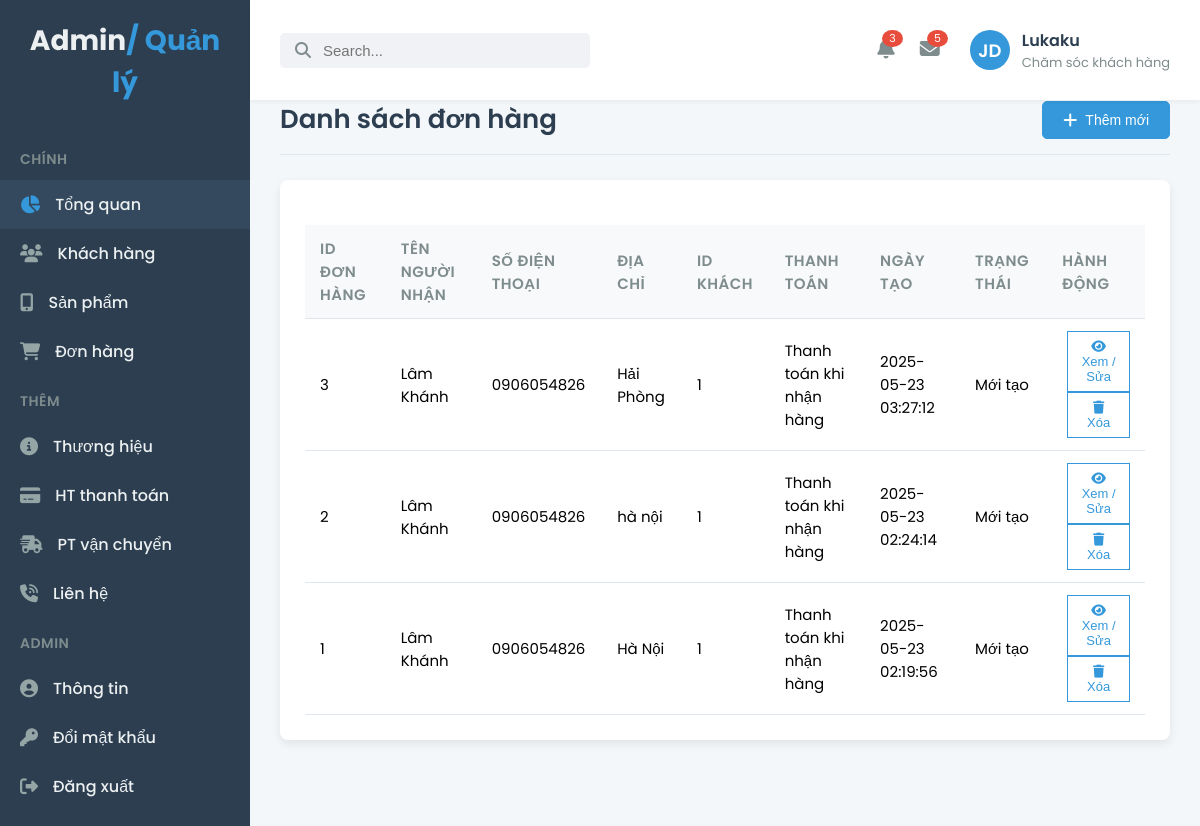
The app's page /admin/order.php (signed in) with its own data.
### tables this page shows
CREATE TABLE `don_hang` (
  `id_donhang` int(11) NOT NULL,
  `ten_nguoi_nhan` varchar(50) NOT NULL,
  `sodienthoai` varchar(15) NOT NULL,
  `email` varchar(50) DEFAULT NULL,
  `diachi` text NOT NULL,
  `ghichu` text DEFAULT NULL,
  `id_khach` int(11) NOT NULL,
  `id_thanhtoan` int(11) NOT NULL,
  `id_vanchuyen` int(11) NOT NULL,
  `ngay_tao` datetime NOT NULL DEFAULT current_timestamp(),
  `tong_tien` int(11) NOT NULL,
  `phi_ship` int(11) NOT NULL,
  `trang_thai` tinyint(4) NOT NULL DEFAULT 0 COMMENT '0: mới tạo, 1: đang xử lý, 2: đang vận chuyển, 3: đã hoàn thành, 4: đã hủy'
);

CREATE TABLE `thanh_toan` (
  `id_thanhtoan` int(11) NOT NULL,
  `ten_hinh_thuc` varchar(50) NOT NULL,
  `mo_ta` text DEFAULT NULL,
  `thong_tin_them` text DEFAULT NULL,
  `trang_thai` tinyint(4) NOT NULL DEFAULT 0 COMMENT '0: hiện, 1: ẩn'
);

### admin/order.php (the view, shortened to what this page needs)
<?php
    include_once "sidebar.php";
    require_once "connect.php";
    $sql = "SELECT * FROM don_hang d
            INNER JOIN thanh_toan t ON t.id_thanhtoan = d.id_thanhtoan
            ORDER BY d.ngay_tao DESC";
    $query = mysqli_query($conn, $sql);
?>
<div class="main-content">
  <div class="page-title">
    <div class="title">Danh sách đơn hàng</div>
    <div class="action-buttons">
      <button class="btn btn-primary">
        <a href="customer-add.php"><i class="fas fa-plus"></i>
        Thêm mới </a>
      </button>
    </div>
  </div>
  <div class="table-card">
    <table class="data-table">
      <thead>
        <tr>
          <th>ID đơn hàng</th>
          <th>Tên người nhận</th>
          <th>Số điện thoại</th>
          <th>Địa chỉ</th>
          <th>ID Khách</th>
          <th>Thanh Toán</th>
          <th>Ngày tạo</th>
          <th>Trạng thái</th>
          <th>Hành động</th>
        </tr>
      </thead>
      <tbody>
        <?php foreach($query as $order) : ?>
            <tr>
              <td><?php echo $order["id_donhang"] ?></td>
              <td><?php echo $order["ten_nguoi_nhan"] ?></td>
              <td><?php echo $order["sodienthoai"] ?></td>
              <td><?php echo $order["diachi"] ?></td>
              <td><?php echo $order["id_khach"] ?></td>
              <td><?php echo $order["ten_hinh_thuc"] ?></td>
              <td><?php echo $order["ngay_tao"] ?></td>
              <td><?php switch($order["trang_thai"]) {
                            case 0: echo "Mới tạo"; break;
                        }
                  ?>
              </td>
              <td>
              <a href="order-detail.php?id=<?php echo $order["id_donhang"]?>"><button class="btn btn-outline btn-sm">
    <i class="fas fa-eye"></i> Xem / Sửa
</button></a>
<a href="order-delete.php?id=<?php echo $order["id_donhang"]?>" onclick="return confirm('Bạn có chắc chắn xóa đơn hàng này không? (Hành động này không thể hoàn tác và không khôi phục tồn kho sản phẩm)')"><button class="btn btn-outline btn-sm">
    <i class="fa-solid fa-trash"></i> Xóa
</button></a>
              </td>
            </tr>
        <?php endforeach; ?>
      </tbody>
    </table>
  </div>
</div>
<?php include_once "footer.php" ?>

### css/style.css (style rules this page uses)
body { font-family: 'Poppins', sans-serif; margin: 0; background-color: #f4f7fa; display: flex; min-height: 100vh; }
.main-content { flex-grow: 1; padding: 30px; background-color: #f4f7fa; overflow-y: auto; }
.page-title { display: flex; justify-content: space-between; align-items: center; margin-bottom: 25px; padding-bottom: 15px; border-bottom: 1px solid #e0e6ed; }
.page-title .title { font-size: 26px; font-weight: 600; color: #2c3e50; }
.action-buttons .btn { padding: 10px 20px; border-radius: 5px; font-size: 14px; font-weight: 500; cursor: pointer; transition: all 0.3s ease; text-decoration: none; display: inline-flex; align-items: center; justify-content: center; color: #ffffff; }
.action-buttons .btn a { color: #ffffff; text-decoration: none; display: flex; align-items: center; }
.action-buttons .btn i { margin-right: 8px; font-size: 16px; }
.btn-primary { background-color: #3498db; border: 1px solid #3498db; color: #ffffff; }
.btn-outline { background-color: transparent; border: 1px solid #7f8c8d; color: #7f8c8d; margin-left: 10px; }
.table-card { background-color: #ffffff; border-radius: 8px; box-shadow: 0 4px 10px rgba(0, 0, 0, 0.08); padding: 25px; margin-bottom: 30px; }
.data-table { width: 100%; border-collapse: collapse; font-size: 15px; text-align: left; }
.data-table th, .data-table td { padding: 12px 15px; border-bottom: 1px solid #e0e6ed; }
.data-table th { background-color: #f8f9fa; color: #7f8c8d; font-weight: 600; text-transform: uppercase; letter-spacing: 0.5px; }
.btn-sm { padding: 7px 12px; font-size: 13px; margin-left: 5px; }
.btn-outline.btn-sm { color: #3498db; border-color: #3498db; background-color: transparent; }
.main-content { flex-grow: 1; padding: 30px; background-color: #f4f7fa; overflow-y: auto; margin-top: 70px; }

### records on screen
don_hang: id_donhang "3", ten_nguoi_nhan "Lâm Khánh", sodienthoai "0906054826", diachi "Hải Phòng", id_khach "1", id_thanhtoan.ten_hinh_thuc "Thanh toán khi nhận hàng", ngay_tao "2025-05-23 03:27:12"
don_hang: id_donhang "2", ten_nguoi_nhan "Lâm Khánh", sodienthoai "0906054826", diachi "hà nội", id_khach "1", id_thanhtoan.ten_hinh_thuc "Thanh toán khi nhận hàng", ngay_tao "2025-05-23 02:24:14"
don_hang: id_donhang "1", ten_nguoi_nhan "Lâm Khánh", sodienthoai "0906054826", diachi "Hà Nội", id_khach "1", id_thanhtoan.ten_hinh_thuc "Thanh toán khi nhận hàng", ngay_tao "2025-05-23 02:19:56"

### other values on screen
$name "Lukaku"
